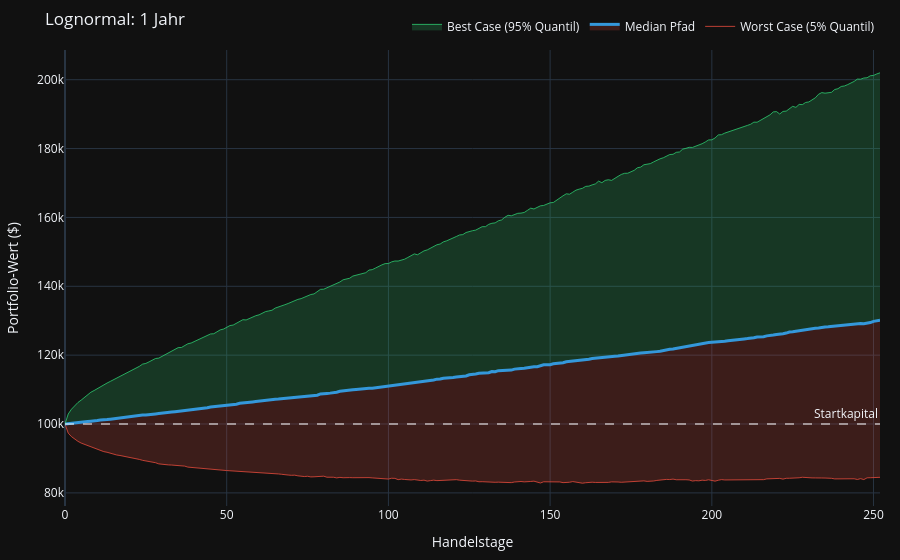

The notebook cell saved with this chart:
### Code cell
fig = plot_monte_carlo_fan_chart(
    portfolio_paths=pf_paths, 
    start_capital=100000, 
    var_level=0.05, 
    title="Lognormal: 1 Jahr"
)

### Figure 1 — Plotly figure (JSON) as saved in the notebook; plotly's stock layout.template omitted (floating-point values rounded to 4 significant figures; data arrays with more than 128 entries replaced by an {"elided": "..."} marker saying what was removed)
{"data": [{"line": {"color": "rgba(231, 76, 60, 0.8)", "width": 1}, "mode": "lines", "name": "Worst Case (5% Quantil)", "type": "scatter", "x": {"elided": "253 int values"}, "y": {"elided": "253 float values"}}, {"fill": "tonexty", "fillcolor": "rgba(231, 76, 60, 0.2)", "line": {"color": "rgb(52, 152, 219)", "width": 3}, "mode": "lines", "name": "Median Pfad", "type": "scatter", "x": {"elided": "253 int values"}, "y": {"elided": "253 float values"}}, {"fill": "tonexty", "fillcolor": "rgba(46, 204, 113, 0.2)", "line": {"color": "rgba(46, 204, 113, 0.8)", "width": 1}, "mode": "lines", "name": "Best Case (95% Quantil)", "type": "scatter", "x": {"elided": "253 int values"}, "y": {"elided": "253 float values"}}], "layout": {"annotations": [{"showarrow": false, "text": "Startkapital", "x": 1, "xanchor": "right", "xref": "x domain", "y": 100000, "yanchor": "bottom", "yref": "y"}], "hovermode": "x unified", "legend": {"orientation": "h", "x": 1, "xanchor": "right", "y": 1.02, "yanchor": "bottom"}, "margin": {"b": 20, "l": 20, "r": 20, "t": 50}, "shapes": [{"line": {"color": "rgba(255, 255, 255, 0.5)", "dash": "dash"}, "type": "line", "x0": 0, "x1": 1, "xref": "x domain", "y0": 100000, "y1": 100000, "yref": "y"}], "title": {"text": "Lognormal: 1 Jahr"}, "xaxis": {"title": {"text": "Handelstage"}}, "yaxis": {"title": {"text": "Portfolio-Wert ($)"}}}}
